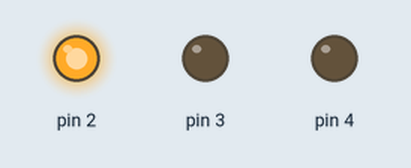
This sketch was run on a simulated Arduino Uno, built with avr-gcc and run on an emulated ATmega328P. Parts: output pins drawn as LEDs (lit = HIGH).

Above: at 1.0 s.
At 3.0 s:
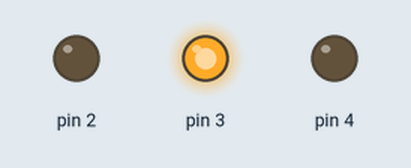
At 5.0 s:
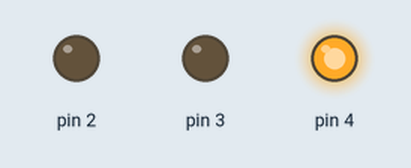
At 7.0 s:
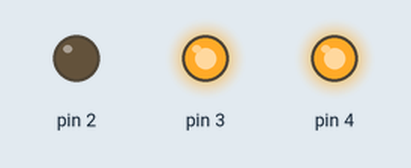
Timing chart, 0 to 10.4 s (numbered marks = the images above):
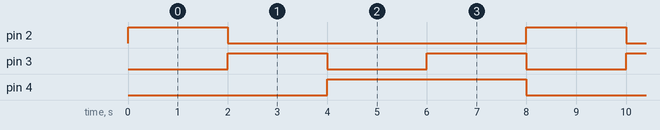

Measured:
- by itself, pin 2: alternates HIGH for 2.0 s and LOW for 6.0 s
- by itself, pin 3: alternates HIGH for 2.0 s and LOW for 2.0 s
- by itself, pin 4: alternates HIGH for 4.0 s and LOW for 4.0 s

The sketch:

ampel.ino
```cpp
void setup() {
  // put your setup code here, to run once:
  pinMode(2, OUTPUT);
  pinMode(3, OUTPUT);
  pinMode(4, OUTPUT);

}

void loop() {
  // put your main code here, to run repeatedly:
  digitalWrite(2, HIGH);
  delay(2000);
  digitalWrite(2, LOW);
  digitalWrite(3, HIGH);
  delay(2000);
  digitalWrite(3, LOW);
  digitalWrite(4, HIGH);
  delay(2000);
  digitalWrite(3, HIGH);
  delay(2000);
  digitalWrite(4, LOW);
  digitalWrite(3, LOW);
}
```
